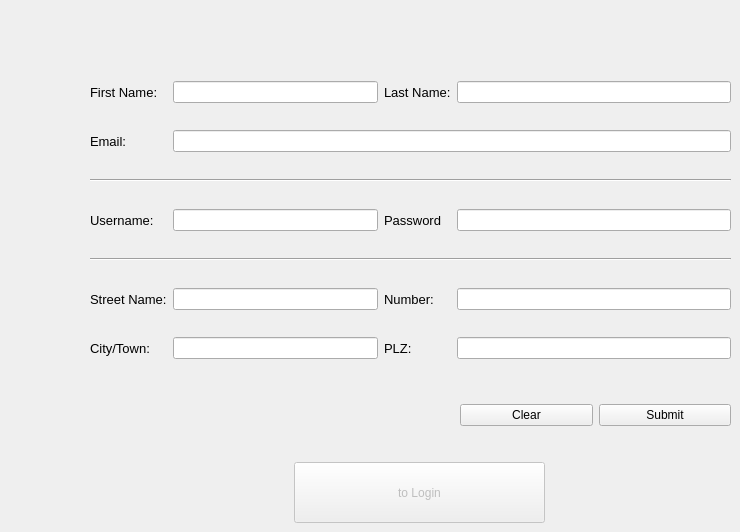
    <widget class="QWidget" name="page4_newUser">
     <widget class="QWidget" name="gridLayoutWidget">
      <property name="geometry">
       <rect>
        <x>90</x>
        <y>60</y>
        <width>641</width>
        <height>321</height>
       </rect>
      </property>
      <layout class="QGridLayout" name="gridRegistration">
       <item row="3" column="0" colspan="5">
        <widget class="Line" name="line_2">
         <property name="orientation">
          <enum>Qt::Horizontal</enum>
         </property>
        </widget>
       </item>
       <item row="0" column="1" colspan="2">
        <widget class="QLineEdit" name="lineNameFirst">
         <property name="minimumSize">
          <size>
           <width>205</width>
           <height>0</height>
          </size>
         </property>
        </widget>
       </item>
       <item row="0" column="3">
        <widget class="QLabel" name="labelNameLast">
         <property name="font">
          <font>
           <pointsize>10</pointsize>
          </font>
         </property>
         <property name="text">
          <string>Last Name:</string>
         </property>
        </widget>
       </item>
       <item row="0" column="4">
        <widget class="QLineEdit" name="lineNameLast"/>
       </item>
       <item row="5" column="0" colspan="5">
        <widget class="Line" name="line">
         <property name="orientation">
          <enum>Qt::Horizontal</enum>
         </property>
        </widget>
       </item>
       <item row="7" column="3">
        <widget class="QLabel" name="labelCityPLZ">
         <property name="font">
          <font>
           <pointsize>10</pointsize>
          </font>
         </property>
         <property name="text">
          <string>PLZ:</string>
         </property>
        </widget>
       </item>
       <item row="7" column="1" colspan="2">
        <widget class="QLineEdit" name="lineCityName"/>
       </item>
       <item row="7" column="0">
        <widget class="QLabel" name="labelCityName">
         <property name="font">
          <font>
           <pointsize>10</pointsize>
          </font>
         </property>
         <property name="text">
          <string>City/Town:</string>
         </property>
        </widget>
       </item>
       <item row="7" column="4">
        <widget class="QLineEdit" name="lineCityPLZ"/>
       </item>
       <item row="6" column="4">
        <widget class="QLineEdit" name="lineStreetNumber"/>
       </item>
       <item row="0" column="0">
        <widget class="QLabel" name="labelNameFirst">
         <property name="font">
          <font>
           <pointsize>10</pointsize>
          </font>
         </property>
         <property name="text">
          <string>First Name:</string>
         </property>
        </widget>
       </item>
       <item row="6" column="3">
        <widget class="QLabel" name="labelStreetNr">
         <property name="font">
          <font>
           <pointsize>10</pointsize>
          </font>
         </property>
         <property name="text">
          <string>Number:</string>
         </property>
        </widget>
       </item>
       <item row="6" column="0">
        <widget class="QLabel" name="labelStreetName">
         <property name="font">
          <font>
           <pointsize>10</pointsize>
          </font>
         </property>
         <property name="text">
          <string>Street Name:</string>
         </property>
        </widget>
       </item>
       <item row="6" column="1" colspan="2">
        <widget class="QLineEdit" name="lineStreetName"/>
       </item>
       <item row="4" column="1" colspan="2">
        <widget class="QLineEdit" name="lineUsername"/>
       </item>
       <item row="4" column="3">
        <widget class="QLabel" name="labelPassword">
         <property name="font">
          <font>
           <pointsize>10</pointsize>
          </font>
         </property>
         <property name="text">
          <string>Password</string>
         </property>
        </widget>
       </item>
       <item row="2" column="1" colspan="4">
        <widget class="QLineEdit" name="lineEmail">
         <property name="minimumSize">
          <size>
           <width>275</width>
           <height>0</height>
          </size>
         </property>
        </widget>
       </item>
       <item row="4" column="4">
        <widget class="QLineEdit" name="linePassword">
         <property name="echoMode">
          <enum>QLineEdit::Password</enum>
         </property>
        </widget>
       </item>
       <item row="4" column="0">
        <widget class="QLabel" name="labelUsername">
         <property name="font">
          <font>
           <pointsize>10</pointsize>
          </font>
         </property>
         <property name="text">
          <string>Username:</string>
         </property>
        </widget>
       </item>
       <item row="2" column="0">
        <widget class="QLabel" name="labelEmail">
         <property name="font">
          <font>
           <pointsize>10</pointsize>
          </font>
         </property>
         <property name="text">
          <string>Email:</string>
         </property>
        </widget>
       </item>
      </layout>
     </widget>
     <widget class="QWidget" name="horizontalLayoutWidget">
      <property name="geometry">
       <rect>
        <x>460</x>
        <y>400</y>
        <width>271</width>
        <height>31</height>
       </rect>
      </property>
      <layout class="QHBoxLayout" name="gridButtons">
       <item>
        <widget class="QPushButton" name="buttonClearUserFields">
         <property name="text">
          <string>Clear</string>
         </property>
        </widget>
       </item>
       <item>
        <widget class="QPushButton" name="buttonSubmitNewUser">
         <property name="text">
          <string>Submit</string>
         </property>
        </widget>
       </item>
      </layout>
     </widget>
     <widget class="QPushButton" name="buttonToLoginNewUserSuccess">
      <property name="enabled">
       <bool>false</bool>
      </property>
      <property name="geometry">
       <rect>
        <x>294</x>
        <y>462</y>
        <width>251</width>
        <height>61</height>
       </rect>
      </property>
      <property name="text">
       <string>to Login</string>
      </property>
     </widget>
    </widget>
